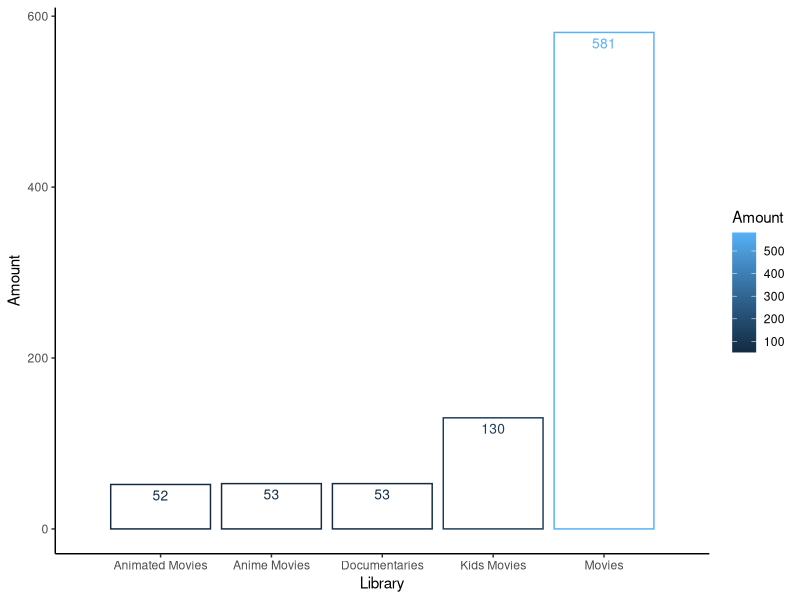

The R script that drew this image:
## ---- chunk 1
# load libraries
library(readr)
library(dplyr)
library(ggplot2)
## ---- chunk 2
movies <- read_csv('data/Movies.csv')
animated_movies <- read_csv('data/Animated_Movies.csv')
anime_movies <- read_csv('data/Anime_Movies.csv')
documentaries <- read_csv('data/Documentary_Movies.csv')
kids_movies <- read_csv('data/Kids_Movies.csv')
## ---- chunk 3
amount_of_movies <- data.frame(Library=c("Animated Movies", "Anime Movies", "Documentaries", "Kids Movies", "Movies"), Amount=c(nrow(animated_movies), nrow(anime_movies), nrow(documentaries), nrow(kids_movies), nrow(movies)))

amount_of_movies %>%
  ggplot(aes(x=Library, y=Amount, color=Amount)) +
    geom_bar(stat="identity", fill="white") +
    geom_text(aes(label=Amount), position = position_dodge(1.9), size=3.5, vjust=1.6) + 
    theme_classic()
